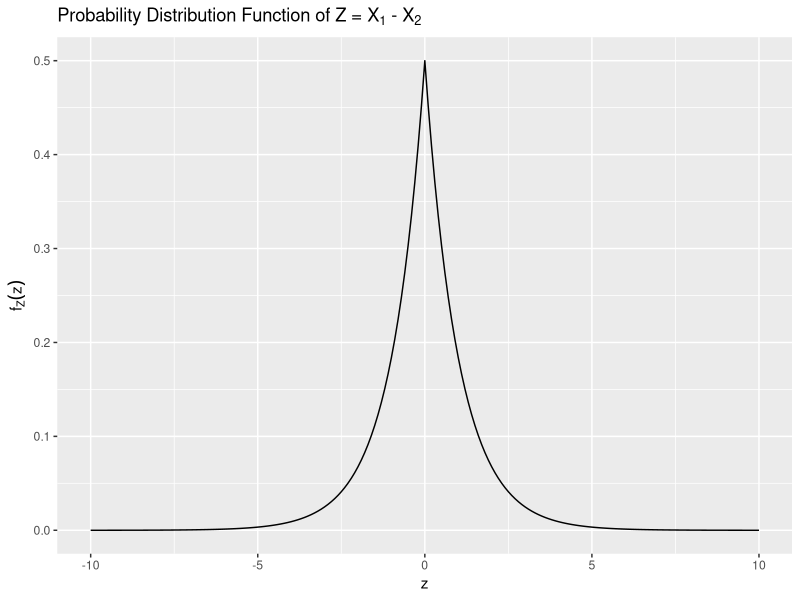

Here is the R script that generated this plot:
## ---- chunk 1
knitr::opts_chunk$set(echo = TRUE)
## ---- chunk 2
#num lights

lights = 100

#avg life per bulb

avg_life = 1000

#rate each bulb
single_rate = 1 / avg_life

#min
rate_min = lights * single_rate

exp_time= 1 / rate_min
exp_time

cat("The expected time for the first of these bulbs to burn is about", exp_time,"hours \n")
## ---- chunk 3
library(ggplot2)


#prob density of Z = X1 - X2

prob_z = function(z, lambda) {
  0.5 * lambda * exp(-lambda * abs(z))
}

lambda = 1
z_values = seq(-10, 10, by = 0.1)


#prob density of z vals

prob_z_values = sapply(z_values, prob_z, lambda = lambda)
prob_z_values = data.frame(z = z_values, prob_z = prob_z_values)


#plot of probability dist func of Z

ggplot(prob_z_values, aes(x = z, y = prob_z)) +
  geom_line() +
  ggtitle(expression(paste("Probability Distribution Function of ", Z, " = ", X[1], " - ", X[2]))) +
  xlab("z") +
  ylab(expression(f[Z](z)))

## ---- chunk 4
#given
mu = 10
variance = 100 / 3

#stdev

std = sqrt(variance)

#k values
k_values = c(2, 5, 9, 20) / std

#calc upper bounds
upper_bounds = 1 / (k_values^2)

#result for each condition dataframe
result = data.frame(
  Condition = c("|X - 10| >= 2", "|X - 10| >= 5", "|X - 10| >= 9", "|X - 10| >= 20"),
  Upper_Bound = upper_bounds
)

print(result)

